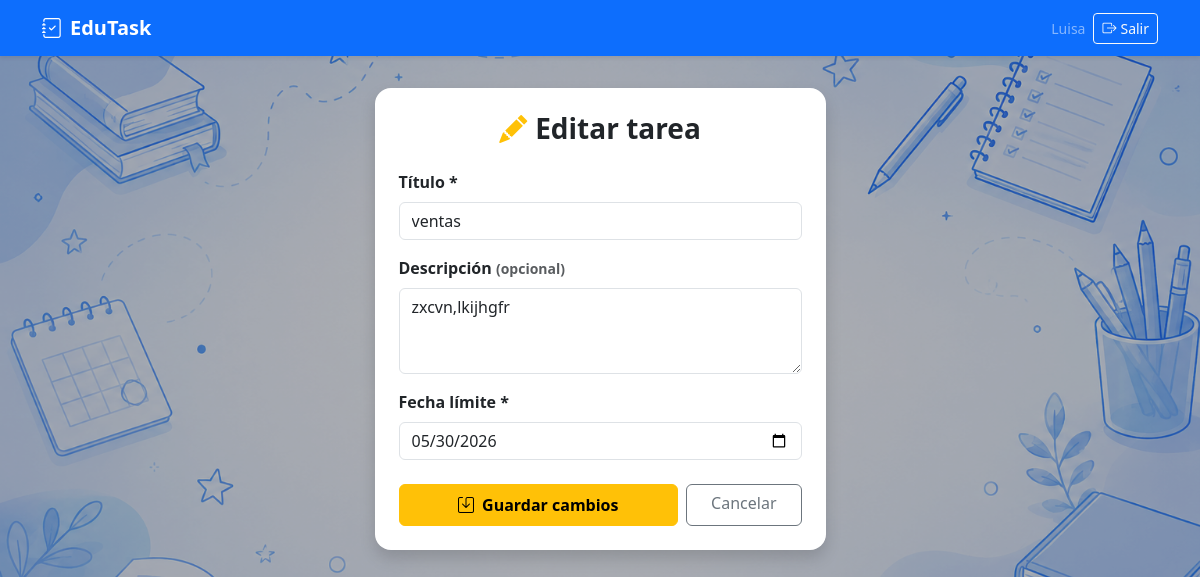
/tarea/editar/2 (signed in), run on the app's committed database.
### database.py (models this page shows)
class Usuario(UserMixin, db.Model):
    __tablename__ = 'usuarios'
    id = db.Column(db.Integer, primary_key=True)
    nombre = db.Column(db.String(100), nullable=False)
    email = db.Column(db.String(150), unique=True, nullable=False)
    password = db.Column(db.String(200), nullable=False)
    tareas = db.relationship('Tarea', backref='usuario', lazy=True, cascade='all, delete-orphan')
    eventos = db.relationship('Evento', backref='usuario', lazy=True, cascade='all, delete-orphan')

class Tarea(db.Model):
    __tablename__ = 'tareas'
    id = db.Column(db.Integer, primary_key=True)
    titulo = db.Column(db.String(200), nullable=False)
    descripcion = db.Column(db.Text, nullable=True)
    fecha_limite = db.Column(db.Date, nullable=False)
    completada = db.Column(db.Boolean, default=False)
    fecha_creacion = db.Column(db.DateTime, default=datetime.utcnow)
    descripcion_original = db.Column(db.Text, nullable=True)
    usuario_id = db.Column(db.Integer, db.ForeignKey('usuarios.id'), nullable=False)
    subtareas = db.relationship('Subtarea', backref='tarea', lazy=True, cascade='all, delete-orphan')

### app.py (the view, shortened to what this page needs)
@app.route('/tarea/editar/<int:id>', methods=['GET', 'POST'])
@login_required
def editar_tarea(id):
    tarea = Tarea.query.filter_by(id=id, usuario_id=current_user.id).first_or_404()
    return render_template('tarea_form.html', accion='editar', tarea=tarea)

### app.py (called while the page is built)
@login_manager.user_loader
def cargar_usuario(user_id):
    return Usuario.query.get(int(user_id))

### templates/tarea_form.html (shortened to what this page needs)
{% extends 'base.html' %}
{% block content %}
<div class="row justify-content-center">
  <div class="col-md-6 col-lg-5">
    <div class="card shadow border-0 rounded-4 mt-2">
      <div class="card-body p-4">
        <h3 class="fw-bold text-center mb-4">
          {% if accion == 'nueva' %}
            <i class="bi bi-plus-circle-fill text-primary me-2"></i>Nueva tarea
          {% else %}
            <i class="bi bi-pencil-fill text-warning me-2"></i>Editar tarea
          {% endif %}
        </h3>
        <form method="POST">
          <div class="mb-3">
            <label class="form-label fw-semibold">Título *</label>
            <input type="text" name="titulo" class="form-control"
                   placeholder="Ej: Entrega proyecto de cálculo"
                   value="{{ tarea.titulo if tarea else '' }}"
                   required autofocus/>
          </div>
          <div class="mb-3">
            <label class="form-label fw-semibold">Descripción <span class="text-muted small">(opcional)</span></label>
            <textarea name="descripcion" class="form-control" rows="3"
                      placeholder="Detalles de la tarea...">{{ tarea.descripcion if tarea else '' }}</textarea>
          </div>
          <div class="mb-4">
            <label class="form-label fw-semibold">Fecha límite *</label>
            <input type="date" name="fecha_limite" class="form-control"
                   value="{{ tarea.fecha_limite.strftime('%Y-%m-%d') if tarea else '' }}"
                   required/>
          </div>
          <div class="d-flex gap-2">
            <button type="submit" class="btn {% if accion == 'nueva' %}btn-primary{% else %}btn-warning{% endif %} fw-bold py-2 flex-grow-1">
              {% if accion == 'nueva' %}
                <i class="bi bi-plus-circle me-2"></i>Crear tarea
              {% else %}
                <i class="bi bi-save me-2"></i>Guardar cambios
              {% endif %}
            </button>
            <a href="{{ url_for('dashboard') }}" class="btn btn-outline-secondary px-4">
              Cancelar
            </a>
          </div>
        </form>
      </div>
    </div>
  </div>
</div>
{% endblock %}

### templates/base.html (shortened to what this page needs)
<!DOCTYPE html>
<html lang="es">
<head>
  <link href="https://cdn.jsdelivr.net/npm/bootstrap@5.3.3/dist/css/bootstrap.min.css" rel="stylesheet"/>
  <link href="https://cdn.jsdelivr.net/npm/bootstrap-icons@1.11.3/font/bootstrap-icons.min.css" rel="stylesheet"/>
</head>
<body class="bg-light">
  <nav class="navbar navbar-expand-lg navbar-dark bg-primary shadow-sm">
    <div class="container">
      <a class="navbar-brand fw-bold" href="{{ url_for('index') }}">
        <i class="bi bi-journal-check me-2"></i>EduTask
      </a>
      <div class="ms-auto d-flex gap-2 align-items-center">
        {% if current_user.is_authenticated %}
          <span class="text-white-50 small">{{ current_user.nombre }}</span>
          <a href="{{ url_for('logout') }}" class="btn btn-outline-light btn-sm">
            <i class="bi bi-box-arrow-right me-1"></i>Salir
          </a>
        {% else %}
          <a href="{{ url_for('login') }}" class="btn btn-outline-light btn-sm">Iniciar sesión</a>
          <a href="{{ url_for('registro') }}" class="btn btn-light btn-sm fw-bold">Registrarse</a>
        {% endif %}
      </div>
    </div>
  </nav>
  <div class="container mt-4">
    {% block content %}{% endblock %}
  </div>
</body>
</html>

### data on the page
Usuario: nombre "Luisa"
Tarea: titulo "ventas", descripcion "zxcvn,lkijhgfr", fecha_limite "05/30/2026"
